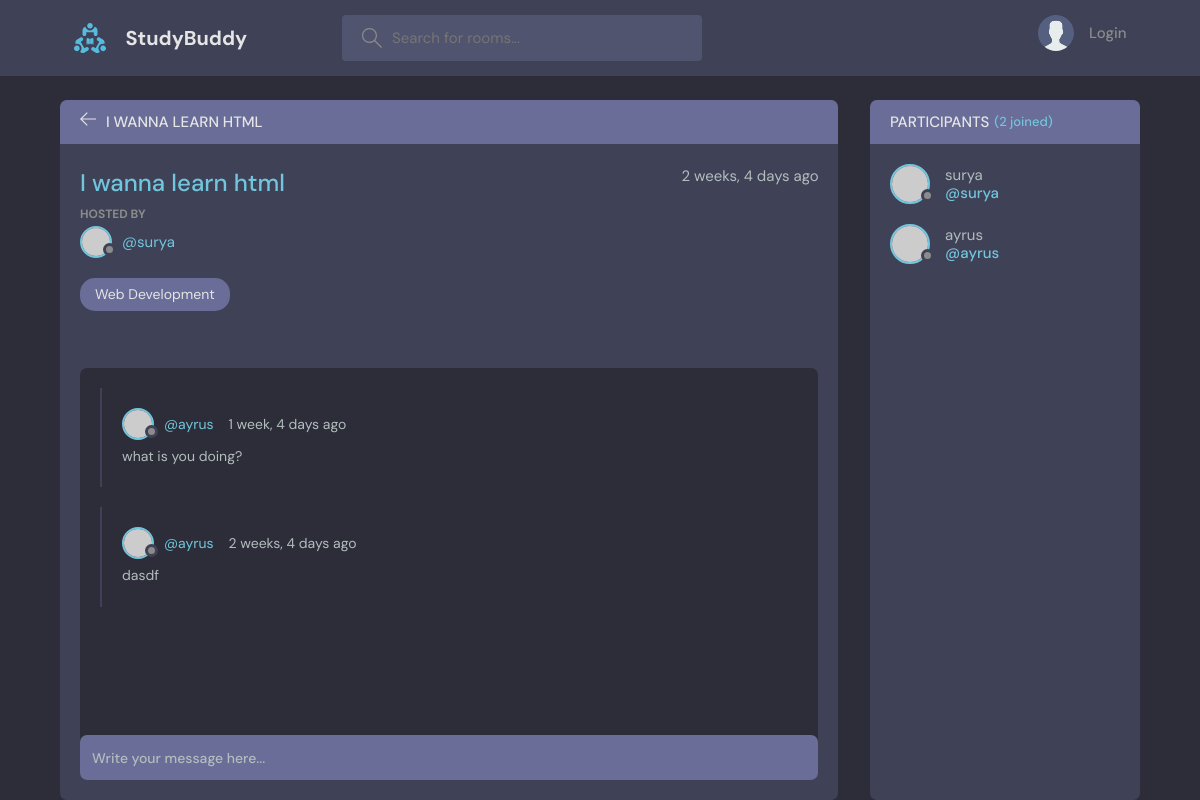
The page /room/4/ on the database its author committed.
### base/models.py (models this page shows, shortened)
class Room(models.Model):
    host =models.ForeignKey(User, on_delete=models.SET_NULL, null=True)
    topic =models.ForeignKey(Topic, on_delete=models.SET_NULL, null=True)
    name = models.CharField(max_length=200)
    Description = models.TextField(null=True, blank=True)
    participants =models.ManyToManyField(User, related_name='participants', blank=True)
    updated = models.DateTimeField(auto_now=True)
    created = models.DateTimeField(auto_now_add=True)
    class Meta:
        ordering = ['-updated', '-created'] #newest item is shown first

class Topic(models.Model):
    name = models.CharField(max_length=200)
    def __str__(self):
        return self.name

class Message(models.Model):
    user = models.ForeignKey(User, on_delete=models.CASCADE)
    room = models.ForeignKey(Room, on_delete=models.CASCADE)
    body = models.TextField()
    updated = models.DateTimeField(auto_now=True)
    created = models.DateTimeField(auto_now_add=True)
    class Meta:
        ordering = ['-updated', '-created'] #newest item is shown first

### base/views.py (the view, shortened to what this page needs)
# urls.py: path('room/<str:pk>/', views.room, name= "rooms"),
def room(request, pk):
    rooms= Room.objects.get(id=pk)
    room_messages = rooms.message_set.all() #.order_by('-created')
    participants = rooms.participants.all()
    context = {'room': rooms, 'room_messages':room_messages,'participants':participants}
    return render(request, 'base/room.html', context)

### base/templates/base/room.html (shortened to what this page needs)
{% extends 'main.html' %}
{% block content %}
<main class="profile-page layout layout--2">
  <div class="container">
        <div class="room">
          <div class="room__top">
            <div class="room__topLeft">
              <a href="{% url 'home' %}">
                <svg version="1.1" xmlns="http://www.w3.org/2000/svg" width="32" height="32" viewBox="0 0 32 32">
                  <title>arrow-left</title>
                  <path
                    d="M13.723 2.286l-13.723 13.714 13.719 13.714 1.616-1.611-10.96-10.96h27.625v-2.286h-27.625l10.965-10.965-1.616-1.607z"
                  ></path>
                </svg>
              </a>
              <h3>{{ room.name }}</h3>
            </div>
          </div>
          <div class="room__box scroll">
            <div class="room__header scroll">
              <div class="room__info">
                <h3>{{room.name}}</h3>
                <span>{{room.created|timesince}} ago</span>
              </div>
              <div class="room__hosted">
                <p>Hosted By</p>
                <a href="{% url 'user-profile' room.host.id %}" class="room__author">
                  <div class="avatar avatar--small">
                    <img src="https://randomuser.me/api/portraits/men/37.jpg" />
                  </div>
                  <span>@{{room.host.username}}</span>
                </a>
              </div>
              <span class="room__topics">{{room.topic}}</span>
            </div>
            <div class="room__conversation">
              <div class="threads scroll">
                {% for message in room_messages %}
                <div class="thread">
                  <div class="thread__top">
                    <div class="thread__author">
                      <a href="{% url 'user-profile' message.user.id %}" class="thread__authorInfo">
                        <div class="avatar avatar--small">
                          <img src="https://randomuser.me/api/portraits/men/37.jpg" />
                        </div>
                        <span>@{{message.user.username}}</span>
                      </a>
                      <span class="thread__date">{{message.created|timesince}} ago</span>
                    </div>
                  </div>
                  <div class="thread__details">
                    {{message.body}}
                  </div>
                </div>
                {% endfor %}
              </div>
            </div>
          </div>
          <div class="room__message">
            <form action="#"><input name="" placeholder="Write your message here..." /></form>
          </div>
        </div>
        <div class="participants">
          <h3 class="participants__top">Participants <span>({{participants.count}} joined)</span></h3>
          <div class="participants__list scroll">
            {% for user in participants %}
            <a href="{% url 'user-profile' user.id %}" class="participant">
              <div class="avatar avatar--medium">
                <img src="https://randomuser.me/api/portraits/men/37.jpg" />
              </div>
              <p>
                {{user.username}}
                <span>@{{user.username}}</span>
              </p>
            </a>
            {% endfor %}
          </div>
        </div>
      </div>
    </main>
{% endblock content %}

### rows shown on the page
Room: name "I WANNA LEARN HTML", name "I wanna learn html", created "2 weeks, 4 days", host.username "surya", topic "Web Development"
Message: user.username "ayrus", created "1 week, 4 days", body "what is you doing?"
Message: user.username "ayrus", created "2 weeks, 4 days", body "dasdf"

### other values the page prints
{{ participants.count }} "2"
{{ user.username }} "surya"
{{ user.username }} "ayrus"
